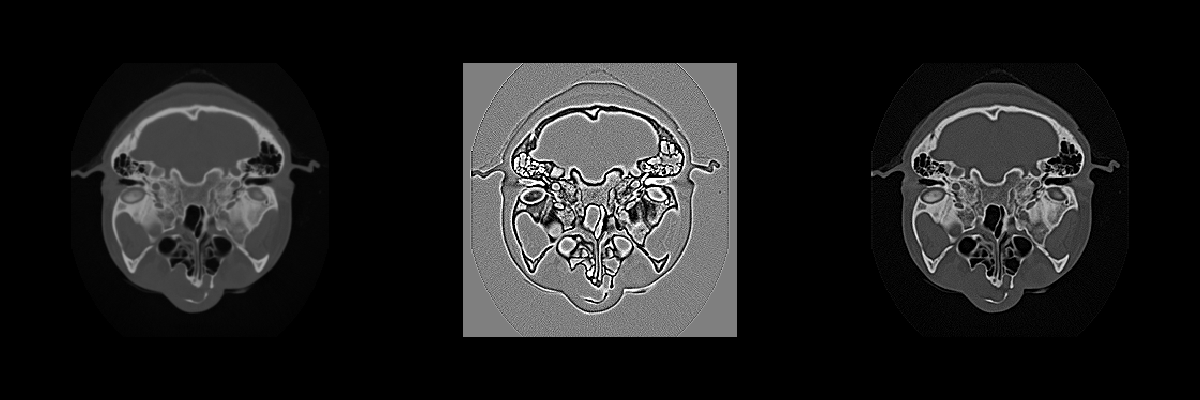

Generate this figure with Python:
#!/usr/bin/env python

# Edge enhancement by subtracting the Laplacian from the original image.
# Three viewports show the original (left), the Laplacian (center), and
# the enhanced result (right) for a slice of the FullHead volume.

import os
from pathlib import Path

# Factory overrides: importing these modules registers the OpenGL rendering
# and interaction style implementations for vtkRenderingCore factory classes.
import vtkmodules.vtkInteractionStyle  # noqa: F401
import vtkmodules.vtkRenderingOpenGL2  # noqa: F401
# VTK pipeline classes used in this example
from vtkmodules.vtkIOImage import vtkMetaImageReader
from vtkmodules.vtkImagingColor import vtkImageMapToWindowLevelColors
from vtkmodules.vtkImagingCore import vtkImageCast
from vtkmodules.vtkImagingGeneral import vtkImageLaplacian
from vtkmodules.vtkImagingMath import vtkImageMathematics
from vtkmodules.vtkInteractionStyle import vtkInteractorStyleImage
from vtkmodules.vtkRenderingCore import (
    vtkImageActor,
    vtkRenderWindow,
    vtkRenderWindowInteractor,
    vtkRenderer,
)

# Colors (normalized RGB)
black_rgb = (0.0, 0.0, 0.0)

# Data directory: defaults to the folder containing this script
data_dir = Path(os.environ.get("VPE_DATA_DIR", Path(__file__).parent))

# Reader: load the 3D medical volume
reader = vtkMetaImageReader()
reader.SetFileName(str(data_dir / "FullHead.mhd"))
reader.Update()

# Determine scalar range and a representative slice
scalar_range = reader.GetOutput().GetPointData().GetScalars().GetRange()
extent = reader.GetOutput().GetExtent()
mid_z = 22

# Cast: convert to double for arithmetic
cast = vtkImageCast()
cast.SetInputConnection(reader.GetOutputPort())
cast.SetOutputScalarTypeToDouble()

# Laplacian: second-derivative edge detection
laplacian = vtkImageLaplacian()
laplacian.SetInputConnection(cast.GetOutputPort())
laplacian.SetDimensionality(3)

# Enhance: subtract the Laplacian from the original to sharpen edges
enhance = vtkImageMathematics()
enhance.SetInputConnection(0, cast.GetOutputPort())
enhance.SetInputConnection(1, laplacian.GetOutputPort())
enhance.SetOperationToSubtract()

color_window = scalar_range[1] - scalar_range[0]
color_level = color_window / 2

# Actor 1: original slice (left viewport)
original_color = vtkImageMapToWindowLevelColors()
original_color.SetWindow(color_window)
original_color.SetLevel(color_level)
original_color.SetInputConnection(reader.GetOutputPort())

actor_original = vtkImageActor()
actor_original.GetMapper().SetInputConnection(original_color.GetOutputPort())
actor_original.GetProperty().SetInterpolationTypeToNearest()
actor_original.SetDisplayExtent(extent[0], extent[1], extent[2], extent[3],
                                mid_z, mid_z)

# Actor 2: Laplacian slice (center viewport)
laplacian_color = vtkImageMapToWindowLevelColors()
laplacian_color.SetWindow(1000)
laplacian_color.SetLevel(0)
laplacian_color.SetInputConnection(laplacian.GetOutputPort())

actor_laplacian = vtkImageActor()
actor_laplacian.GetMapper().SetInputConnection(laplacian_color.GetOutputPort())
actor_laplacian.GetProperty().SetInterpolationTypeToNearest()
actor_laplacian.SetDisplayExtent(extent[0], extent[1], extent[2], extent[3],
                                 mid_z, mid_z)

# Actor 3: enhanced slice (right viewport)
enhanced_color = vtkImageMapToWindowLevelColors()
enhanced_color.SetWindow(color_window)
enhanced_color.SetLevel(color_level)
enhanced_color.SetInputConnection(enhance.GetOutputPort())

actor_enhanced = vtkImageActor()
actor_enhanced.GetMapper().SetInputConnection(enhanced_color.GetOutputPort())
actor_enhanced.GetProperty().SetInterpolationTypeToNearest()
actor_enhanced.SetDisplayExtent(extent[0], extent[1], extent[2], extent[3],
                                mid_z, mid_z)

# Renderer 1: left viewport — original
renderer_left = vtkRenderer()
renderer_left.AddActor(actor_original)
renderer_left.SetViewport(0.0, 0.0, 0.333, 1.0)
renderer_left.SetBackground(black_rgb)
renderer_left.ResetCamera()

# Renderer 2: center viewport — Laplacian
renderer_center = vtkRenderer()
renderer_center.AddActor(actor_laplacian)
renderer_center.SetViewport(0.333, 0.0, 0.667, 1.0)
renderer_center.SetBackground(black_rgb)
renderer_center.SetActiveCamera(renderer_left.GetActiveCamera())

# Renderer 3: right viewport — enhanced
renderer_right = vtkRenderer()
renderer_right.AddActor(actor_enhanced)
renderer_right.SetViewport(0.667, 0.0, 1.0, 1.0)
renderer_right.SetBackground(black_rgb)
renderer_right.SetActiveCamera(renderer_left.GetActiveCamera())

# Window: display the rendered scene
render_window = vtkRenderWindow()
render_window.AddRenderer(renderer_left)
render_window.AddRenderer(renderer_center)
render_window.AddRenderer(renderer_right)
render_window.SetWindowName("enhance edges")
render_window.SetMultiSamples(0)
render_window.SetSize(1200, 400)

# Interactor: handle mouse and keyboard events with 2D image style
render_window_interactor = vtkRenderWindowInteractor()
interactor_style_image = vtkInteractorStyleImage()
render_window_interactor.SetInteractorStyle(interactor_style_image)
render_window_interactor.SetRenderWindow(render_window)

# Launch the interactive visualization
render_window_interactor.Initialize()
render_window_interactor.Start()
